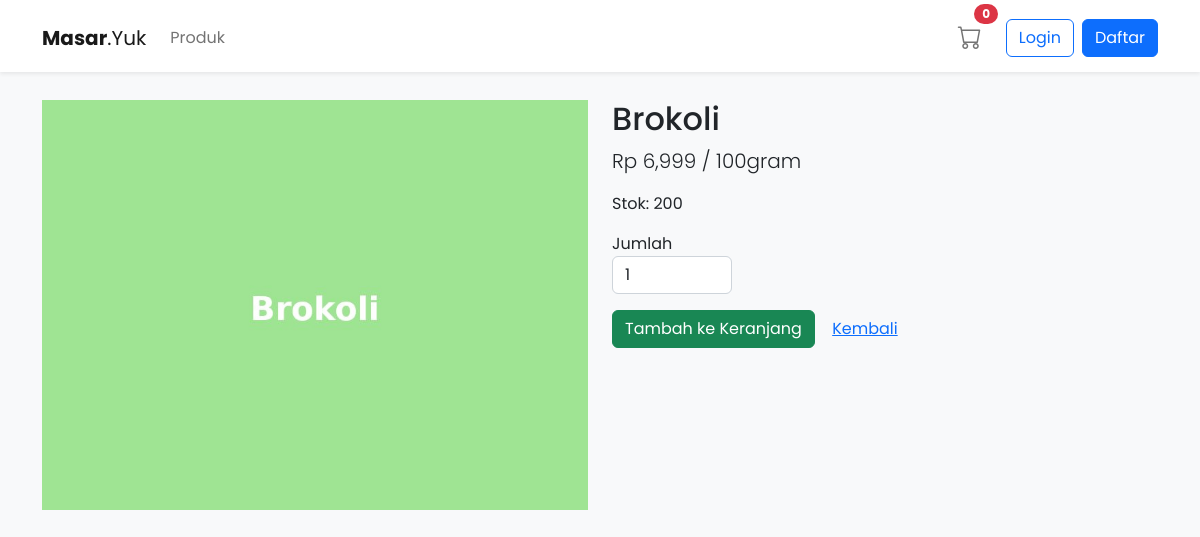
/product.php?id=2, run on the app's committed database.
### tables this page shows
CREATE TABLE IF NOT EXISTS products (
  id INT AUTO_INCREMENT PRIMARY KEY,
  name VARCHAR(150) NOT NULL,
  price INT NOT NULL,
  unit VARCHAR(50),
  stock INT DEFAULT 0,
  image VARCHAR(255),
  created_at TIMESTAMP DEFAULT CURRENT_TIMESTAMP
);

### product.php (the view, shortened to what this page needs)
<?php
include 'header.php';
include 'navbar.php';
$id = intval($_GET['id'] ?? 0);
$stmt = $mysqli->prepare('SELECT * FROM products WHERE id = ?');
$stmt->bind_param('i', $id);
$stmt->execute();
$p = $stmt->get_result()->fetch_assoc();
?>
<div class="container py-4">
  <div class="row">
    <div class="col-md-6"><img src="<?php echo $p['image']; ?>" class="img-fluid" alt=""></div>
    <div class="col-md-6">
      <h2><?php echo htmlspecialchars($p['name']); ?></h2>
      <p class="lead">Rp <?php echo number_format($p['price']); ?> / <?php echo $p['unit']; ?></p>
      <p>Stok: <?php echo $p['stock']; ?></p>
      <div class="mb-3"><label>Jumlah</label><input id="qty" type="number" value="1" min="1" max="<?php echo $p['stock']; ?>" class="form-control" style="width:120px;"></div>
      <button id="buy" class="btn btn-success">Tambah ke Keranjang</button>
      <a class="btn btn-link" href="http://localhost/masar/index.php">Kembali</a>
    </div>
  </div>
</div>
<?php include 'footer.php'; ?>

### styles.css (style rules this page uses)
* { box-sizing: border-box; }
[class*="col-"] { float: left; }
body { font-family: "Poppins", sans-serif; background-color: rgb(209, 209, 209); }
@media screen and (min-width: 994px) { .form-control { width: 600px; } }

### header.php (style rules this page uses)
body { background:#f8f9fa;padding-top:76px; }

### data on the page
products: image (picture), name "Brokoli", price "6,999", unit "100gram", stock "200"

### other printed values
$cart_count "0"
